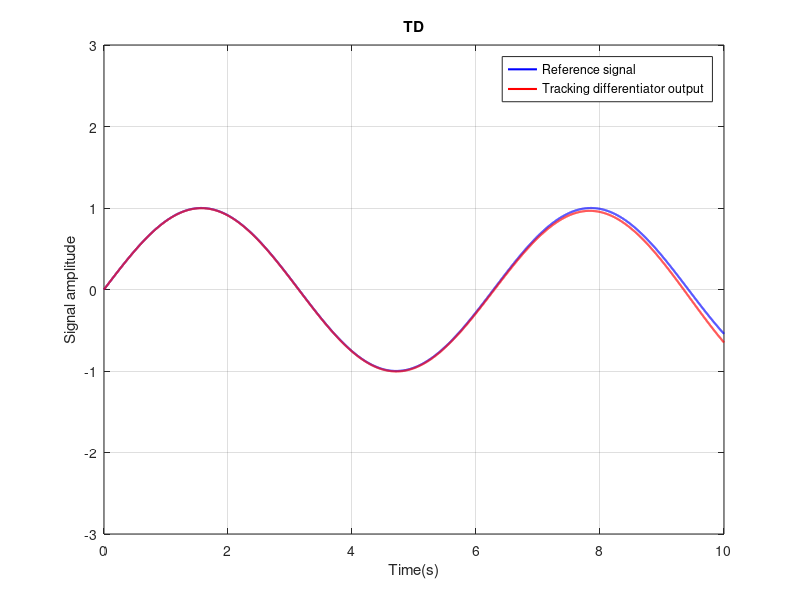

Write the MATLAB code that produced this figure.
%% Initialization
clear; close all; clc;

%% Parameter settings
Ts = 0.001; % Sampling time
EndTime = 10; % End time
t = 0:Ts:EndTime; % Time vector

% TD parameters
omega = 0.8; % Cutoff frequency
Td = 1/(sqrt(2)*omega); % Time delay
td_error = 0; % Initialize tracking error

%% Generate reference signal
r = sin(t);

%% TD simulation
e_td = zeros(1, length(t));
y_td = zeros(1, length(t));
for k = 2:length(t)
    % Calculate tracking error
    td_error_dot = (r(k) - y_td(k-1) - 2 * (1 - Td * omega) * td_error) / (Td ^ 2);
    td_error = td_error + Ts * td_error_dot;
    
    % Update tracking differentiator output
    y_td(k) = r(k) - td_error;
end

%% Visualize results
figure;
plot(t, r, 'b', 'LineWidth', 1.5); hold on;
plot(t, y_td, 'r', 'LineWidth', 1.5);
grid on; xlabel('Time(s)'); ylabel('Signal amplitude');
ylim([-3, 3]);
title('TD'); legend('Reference signal', 'Tracking differentiator output');
